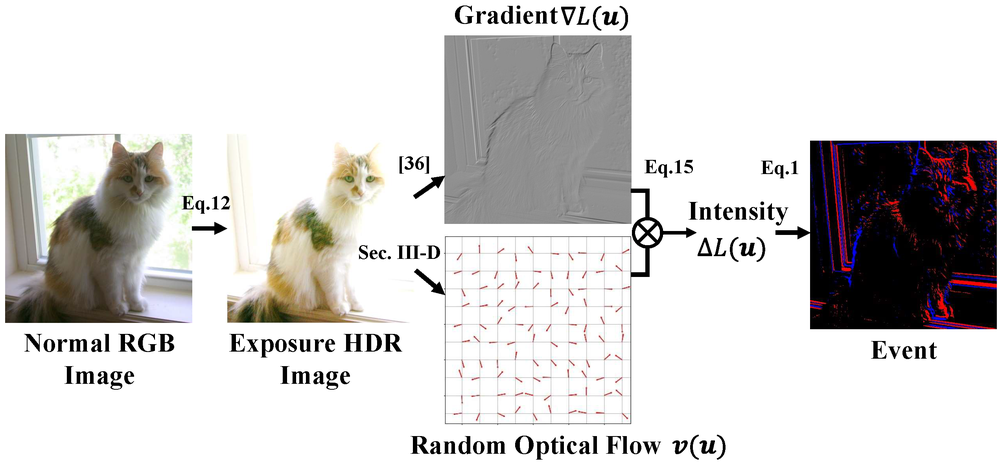
#> input picture figs/event2frame.png, 1000 x 462 px, shrunk from 2543 x 1176 before the run; its folder holds only this picture in this run
$ python -i event2frame.py   (imports and definitions only)   (older library calls are emulated)
#> lines starting #> are read from the running program, lines starting #| are printed output that depends on the picture; after the words box and inside, x2 and y2 are one past the last pixel; in counts of white or black regions, pixels touching at a corner belong together
import numpy as np
import cv2
import os
import copy
import matplotlib.pyplot as plt
from PIL import Image
os.environ["OPENCV_IO_ENABLE_OPENEXR"]='1'
from tqdm import tqdm

## Global variable
OFFSET = 3      ## optical flow
THRESHOLD= 20   ## event camera threshold
SCALE = 0.3     ## gradient scale
EVENT_MASK = 50 ## mask some unimportant event
# EXPOSE = 1.0    ## exposure factor    1.0 for noexposure
EXPOSE = 0.2    ## exposure factor    0.2 for underexposure
# EXPOSE = 5.0    ## exposure factor    5.0 for overexposure

# [1 line not run here, left out]

# [32 lines left out: functions exposure_img, hdr2rgb, not called in this run]

def hdr2event(hdr_path, show_exposure=False, display=False, random_optical_flow=False):
    '''
    This code is the core part of the proposed randomized optical flow-based event synthesis.
    Only a single RGB/HDR image is required to generate the corresponding event frames.

    Ref: https://arxiv.org/pdf/2309.09297
    '''
#> called with hdr_path = 'figs/event2frame.png', show_exposure = False, display = False, random_optical_flow = False

    def normalize_image(image):
        min_val = np.min(image)
        max_val = np.max(image)
        normalized_image = (image - min_val) * (255 / (max_val - min_val + 1e-3))
        return normalized_image.astype(np.uint8)

    def compute_gradient(image):

        # Normalize the image
        normalized_image = normalize_image(image)  ## Norm the image

        # Convert to grayscale
        grayscale_image = cv2.cvtColor(normalized_image, cv2.COLOR_BGR2GRAY) ## transform HDR image into grayscale

        # Apply Sobel operator
        sobel_x = cv2.Sobel(grayscale_image, cv2.CV_64F, 1, 0, ksize=3)
        sobel_y = cv2.Sobel(grayscale_image, cv2.CV_64F, 0, 1, ksize=3)

        return sobel_x, sobel_y

    # [15 lines left out: function display_event, not called in this run]

    if show_exposure:    ## get the exposure image with uint8
        clip_exposure_img = hdr2rgb(hdr_path)

    else:
        clip_exposure_img = None

    ## read EXR by default
    row_hdr_img = cv2.imread(hdr_path, cv2.IMREAD_ANYCOLOR | cv2.IMREAD_ANYDEPTH)
#> row_hdr_img is the input picture: shape (462, 1000, 3); mean B, G, R 209.3, 210.3, 212.1
    hdr_rgb_image = cv2.cvtColor(row_hdr_img, cv2.COLOR_HSV2RGB)  ## Change HSV to RGB & the range of pixel value may not in range(0,255)
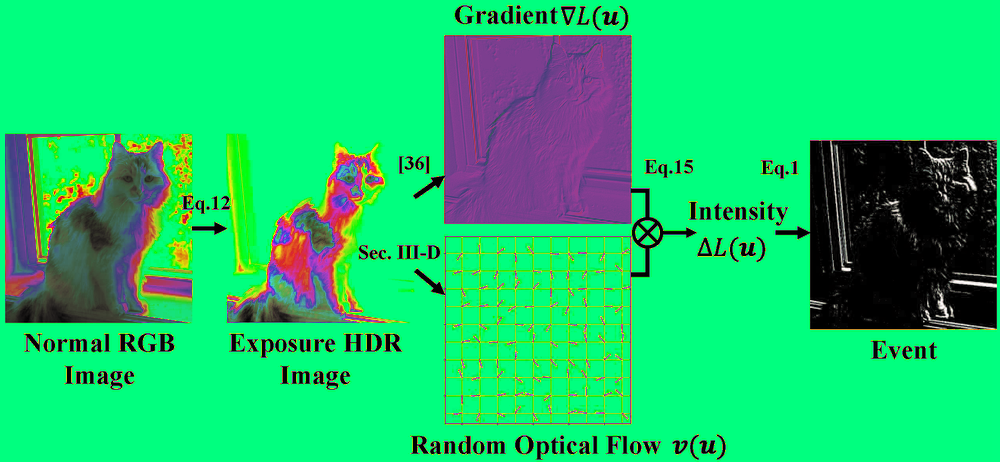
#> hdr_rgb_image: shape (462, 1000, 3); mean R, G, B 25.3, 200.5, 108.8

    ## read JPG
    # row_exp_img = cv2.imread(hdr_path, cv2.IMREAD_ANYCOLOR | cv2.IMREAD_ANYDEPTH)
    # hdr_rgb_image = cv2.cvtColor(row_exp_img, cv2.COLOR_BGR2RGB)  ## Change BGR to RGB & the range of pixel value is in range(0,255)

    norm_img = normalize_image(hdr_rgb_image)
#> in normalize_image, `min_val = np.min(image)`: min_val = 0
#> in normalize_image, `max_val = np.max(image)`: max_val = 255
#> in normalize_image, `return normalized_image.astype(np.uint8)`:
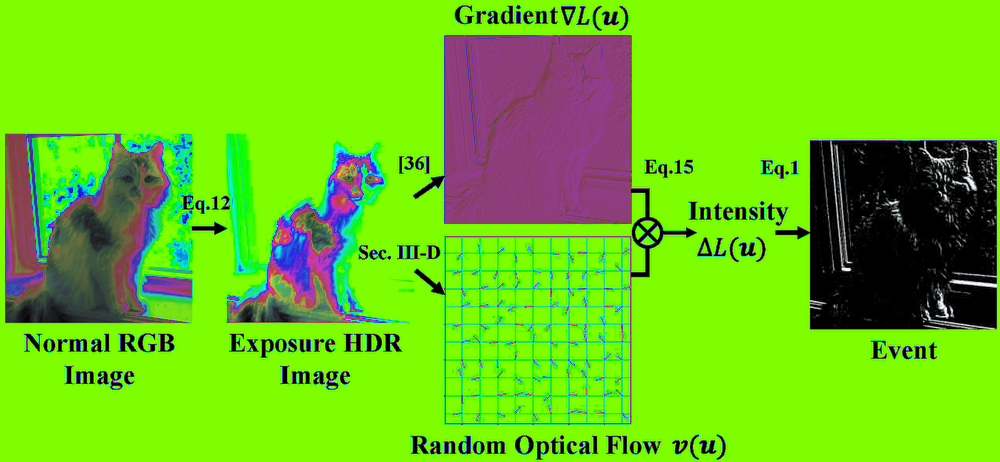
#> returned value: shape (462, 1000, 3); mean of channels 0, 1, 2 25, 199.6, 107.8; drawn as B, G, R
    grad_x, grad_y = compute_gradient(norm_img)
#> in compute_gradient, `grayscale_image = cv2.cvtColor(normalized_image, cv2.COLOR_BGR2GRAY)`:
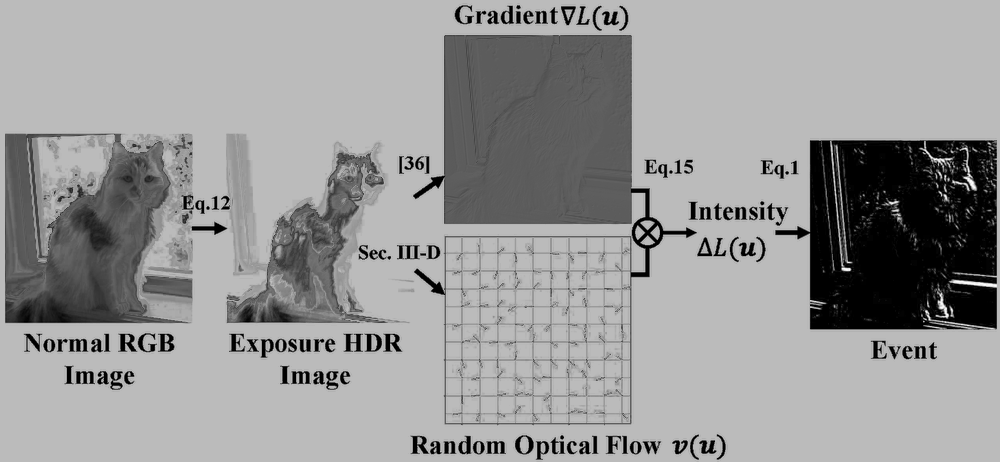
#> grayscale_image: shape (462, 1000); min 0, max 254, mean 152.4
#> in compute_gradient, `sobel_x = cv2.Sobel(grayscale_image, cv2.CV_64F, 1, 0, ksize=3)`:
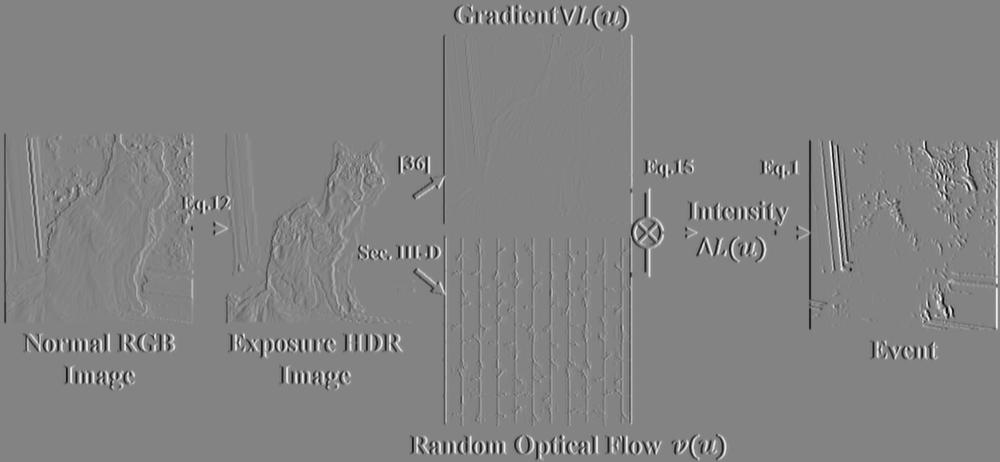
#> sobel_x: shape (462, 1000) float64; min -954, max 893, mean 0; drawn with min black and max white
#> in compute_gradient, `sobel_y = cv2.Sobel(grayscale_image, cv2.CV_64F, 0, 1, ksize=3)`:
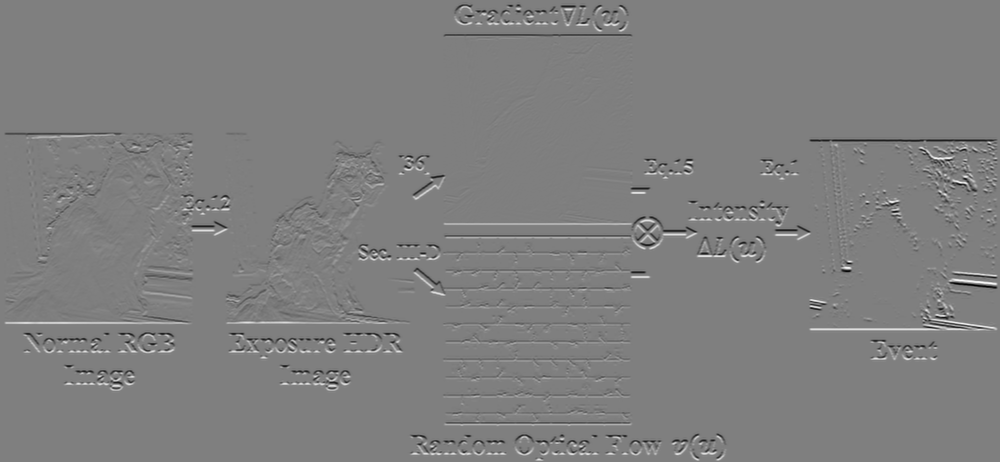
#> sobel_y: shape (462, 1000) float64; min -986, max 991, mean 0; drawn with min black and max white
    grad = np.stack([grad_x, grad_y], axis=-1) * SCALE

    if random_optical_flow:
        theta = np.random.uniform(-np.pi, np.pi)
        v = np.array([np.cos(theta), np.sin(theta)]) * OFFSET * np.sqrt(2)  ## randomized optical flow
    else:
        v = np.ones_like(grad) * OFFSET          ## optical flow
    increment = np.sum(grad * v, axis=-1)    ## delta_light (H,W)
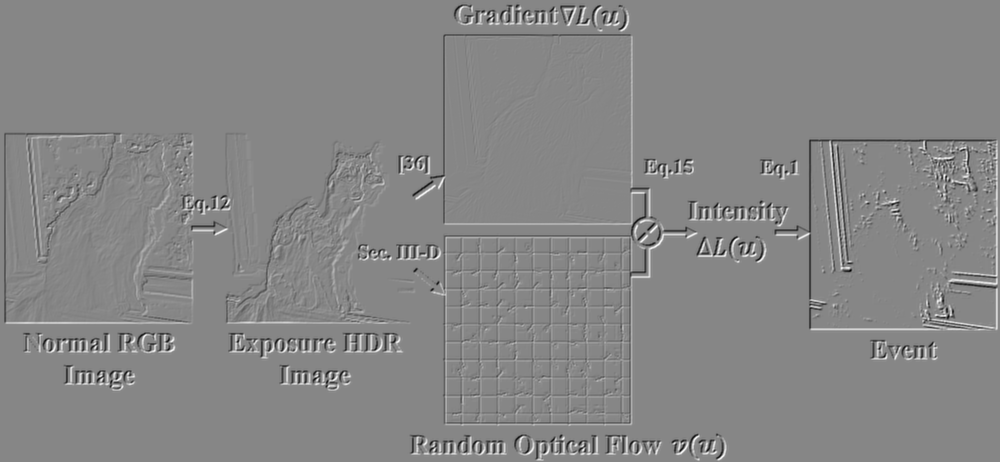
#> increment: shape (462, 1000) float64; min -1157.4, max 1033.2, mean 0; drawn with min black and max white
    o_increment = copy.deepcopy(increment)

    ## mask some unimportant event
    mask = (increment < EVENT_MASK) * (increment > -EVENT_MASK)
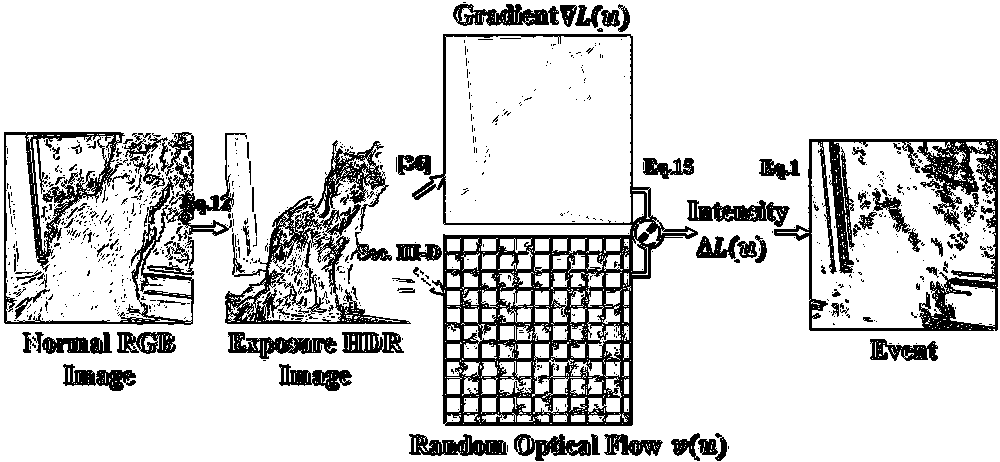
#> mask: shape (462, 1000) bool; 84.5% white; 818 black regions (706 under 20 px), largest, box (x1, y1, x2, y2) and area: (412, 34, 698, 426) 20064, (774, 139, 998, 331) 9561, (4, 132, 247, 325) 9132
    increment[mask] = 0

    event = np.full((norm_img.shape[0],norm_img.shape[1], 2), 0, int)  ## event has shape (H,W,2)
    px, py = np.where(increment > 0)
    nx, ny = np.where(increment < 0)

    event[px, py, 0] += (o_increment[px, py] / THRESHOLD).astype(int)   ## count the positive event
    event[nx, ny, 1] += (-o_increment[nx, ny] / THRESHOLD).astype(int)  ## count the negative event


    if display:
        event_based_frame = display_event(event)
    else:
        event_based_frame = None

    return event, event_based_frame, clip_exposure_img


# [78 lines not run here, left out]


>>> result = hdr2event('figs/event2frame.png')

$ run again, on figs/main.png
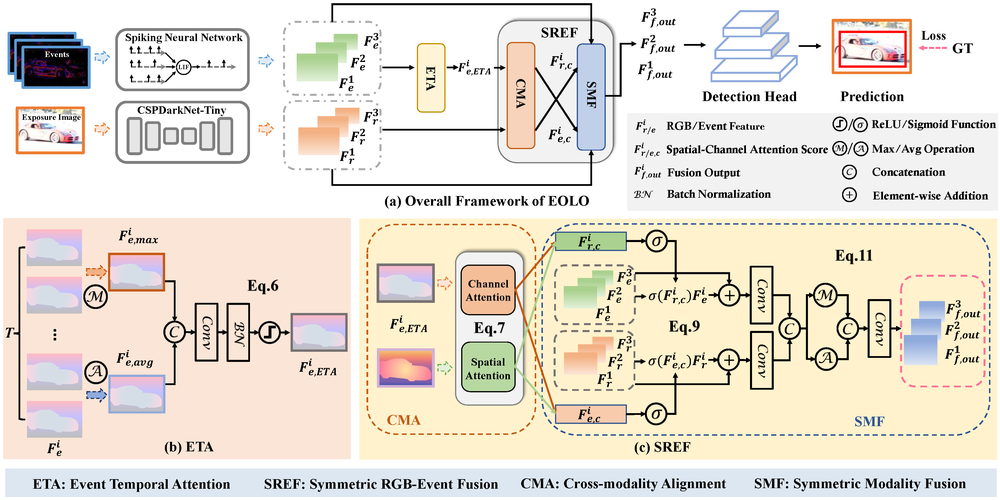
#> input picture figs/main.png, 1000 x 500 px, shrunk from 3452 x 1727 before the run
#> in hdr2event, row_hdr_img is the input picture: shape (500, 1000, 3); mean B, G, R 213.4, 224.5, 231.8
#> min_val = 0
#> max_val = 255
#> in hdr2event, `mask = (increment < EVENT_MASK) * (increment > -EVENT_MASK)`:
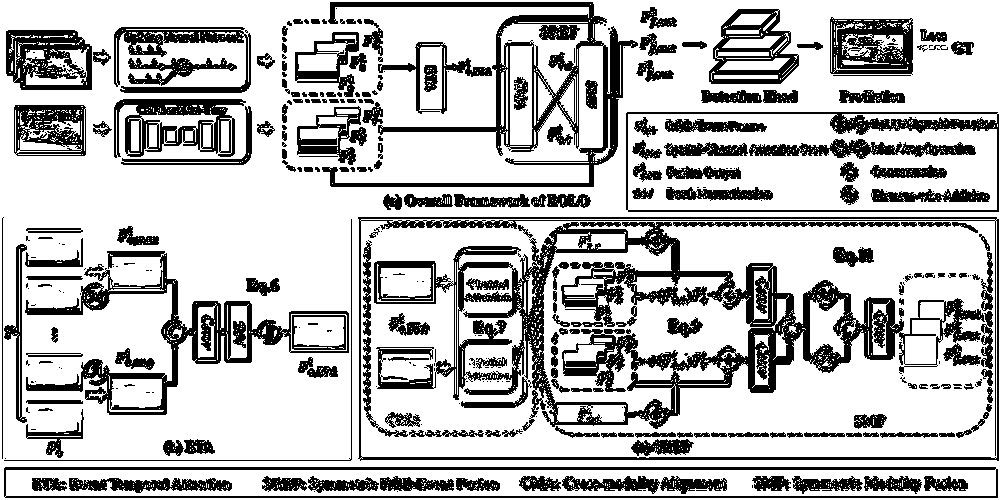
#> mask: shape (500, 1000) bool; 73.5% white; 352 black regions (153 under 20 px), largest, box (x1, y1, x2, y2) and area: (374, 222, 985, 431) 30232, (322, 2, 638, 187) 9606, (25, 251, 349, 415) 8164
#> in hdr2event, `increment[mask] = 0`:
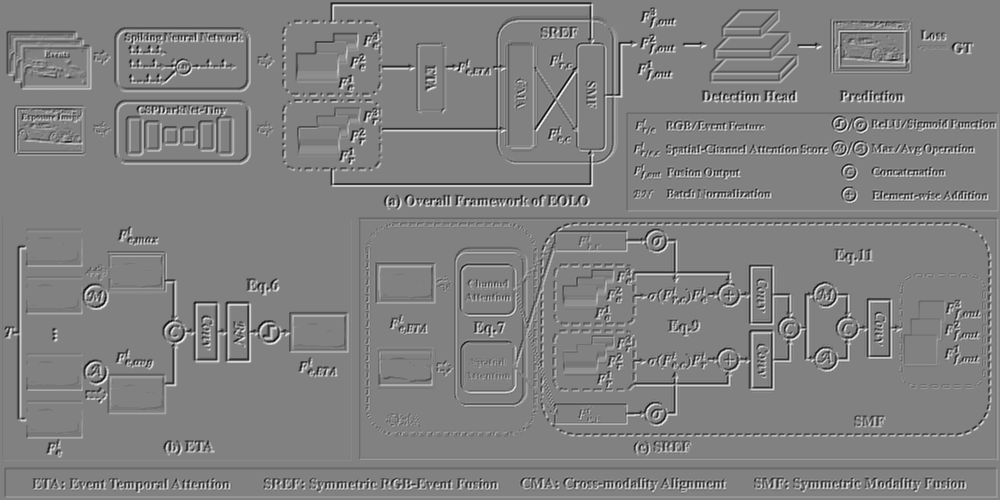
#> increment: shape (500, 1000) float64; min -993.6, max 970.2, mean 0; drawn with min black and max white
